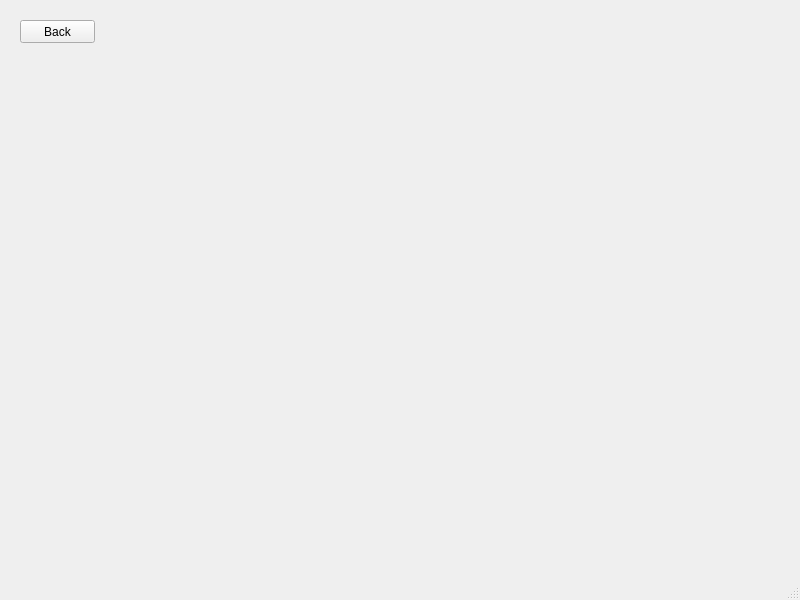
<?xml version="1.0" encoding="UTF-8"?>
<ui version="4.0">
 <class>ClinicalProtocolWindow</class>
 <widget class="QMainWindow" name="ClinicalProtocolWindow">
  <property name="geometry">
   <rect>
    <x>0</x>
    <y>0</y>
    <width>800</width>
    <height>600</height>
   </rect>
  </property>
  <property name="windowTitle">
   <string>MainWindow</string>
  </property>
  <widget class="QWidget" name="centralwidget">
   <widget class="QPushButton" name="pushButton">
    <property name="geometry">
     <rect>
      <x>20</x>
      <y>20</y>
      <width>75</width>
      <height>23</height>
     </rect>
    </property>
    <property name="text">
     <string>Back</string>
    </property>
   </widget>
  </widget>
  <widget class="QMenuBar" name="menubar">
   <property name="geometry">
    <rect>
     <x>0</x>
     <y>0</y>
     <width>800</width>
     <height>21</height>
    </rect>
   </property>
  </widget>
  <widget class="QStatusBar" name="statusbar"/>
 </widget>
 <resources/>
 <connections/>
</ui>
